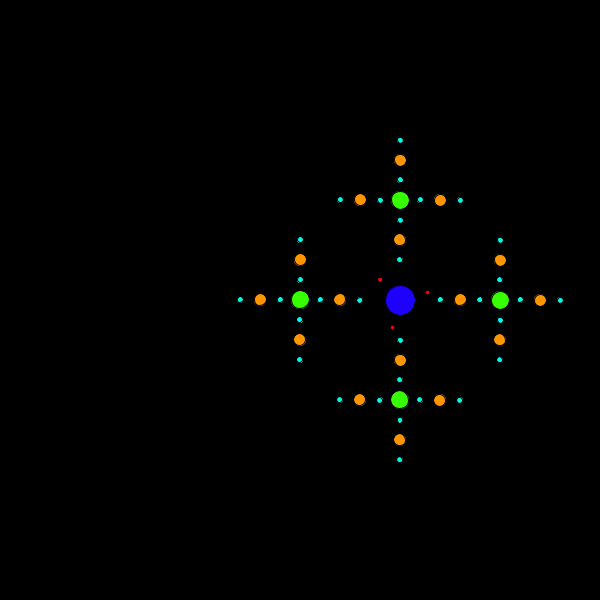
Frame 1 (no input)
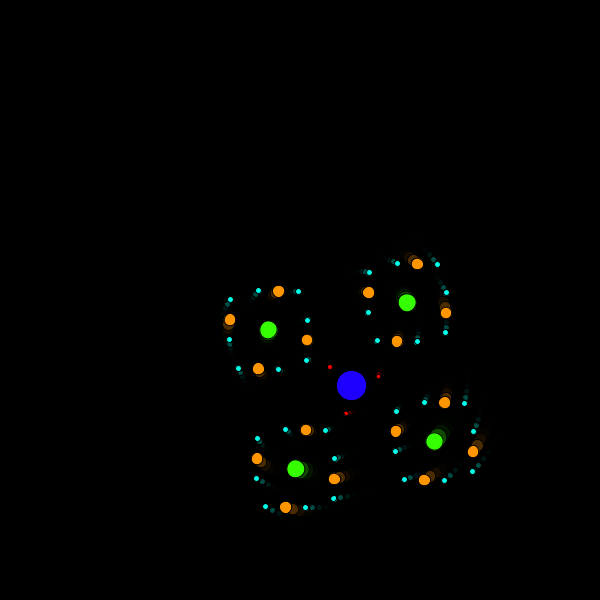
Frame 60 (the mouse pressed at the canvas centre just before this capture)
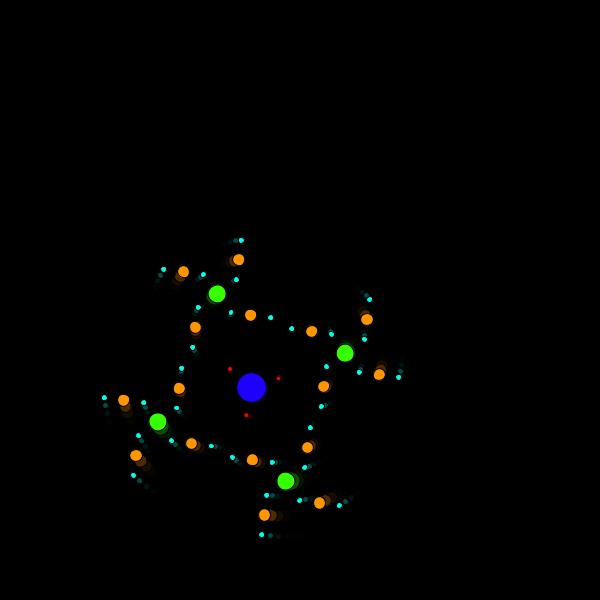
Frame 120 (the mouse held since frame 60 and released just before this capture)

The Processing sketch that drew these frames (run headless with seeded random() and noise(); from frame 60 on, the mouse is pressed at the canvas centre):

// Processing sketch: processing_141866
// ── processing_141866.pde

float theta = 0;
float r1 = 100;
float sz1 = 30;
float r2 = 100;
float sz2 = 18;
float r3 = 40;
float sz3 = 12;
float r4 = 20;
float sz4 = 6;


void setup() {
  size(600, 600);
  colorMode(HSB);
  background(0,0,0);
}

void draw() {
    fill(0, 0, 0, 180);
    rect(0, 0, width, height);
//  background(0, 0, 0);


  translate(width/2, height/2);
  fill(0, 0, 255);

  rotate(radians(theta));
  translate(r1, 0);
  fill(175, 255, 255);
  ellipse(0, 0, sz1, sz1);

  for (float x = 0; x <= TWO_PI; x+=HALF_PI) {
    rotate(x);
    pushMatrix();
    rotate(radians(theta*1.1));
    translate(r2, 0);
    fill(76, 255, 255);
    ellipse(0, 0, sz2, sz2);

    for (float y = 0; y <= TWO_PI; y+=HALF_PI) {
      rotate(y);
      pushMatrix();
      rotate(radians(theta*1.2));
      translate(r3, 0);
      fill(25, 255, 255);
      ellipse(0, 0, sz3, sz3);

      for (float z = 0; z <= TWO_PI; z+=PI) {
        rotate(z);
        pushMatrix();
        rotate(radians(theta*1.3));
        translate(r4, 0);
        fill(124, 255, 255);
        ellipse(0, 0, sz4, sz4);

        popMatrix();
      }
      popMatrix();
    }
    popMatrix();
  }

  rotate(radians(theta*3));
  fill(0, 255, 255);
  ellipse(sz1/2+5, sz1/2+5, 5, 5);
  rotate(TWO_PI/3);
  ellipse(sz1/2+5, sz1/2+5, 5, 5);
  rotate(TWO_PI/3);
  ellipse(sz1/2+5, sz1/2+5, 5, 5);

  theta+=1;
}
